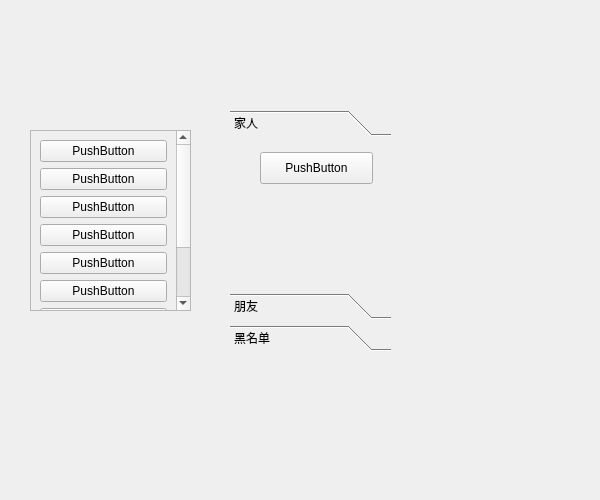
<?xml version="1.0" encoding="UTF-8"?>
<ui version="4.0">
 <class>Widget</class>
 <widget class="QWidget" name="Widget">
  <property name="geometry">
   <rect>
    <x>0</x>
    <y>0</y>
    <width>600</width>
    <height>500</height>
   </rect>
  </property>
  <property name="windowTitle">
   <string>Widget</string>
  </property>
  <widget class="QScrollArea" name="scrollArea">
   <property name="geometry">
    <rect>
     <x>30</x>
     <y>130</y>
     <width>161</width>
     <height>181</height>
    </rect>
   </property>
   <property name="widgetResizable">
    <bool>true</bool>
   </property>
   <widget class="QWidget" name="scrollAreaWidgetContents">
    <property name="geometry">
     <rect>
      <x>0</x>
      <y>0</y>
      <width>159</width>
      <height>316</height>
     </rect>
    </property>
    <layout class="QVBoxLayout" name="verticalLayout">
     <item>
      <widget class="QPushButton" name="pushButton">
       <property name="text">
        <string>PushButton</string>
       </property>
      </widget>
     </item>
     <item>
      <widget class="QPushButton" name="pushButton_9">
       <property name="text">
        <string>PushButton</string>
       </property>
      </widget>
     </item>
     <item>
      <widget class="QPushButton" name="pushButton_8">
       <property name="text">
        <string>PushButton</string>
       </property>
      </widget>
     </item>
     <item>
      <widget class="QPushButton" name="pushButton_7">
       <property name="text">
        <string>PushButton</string>
       </property>
      </widget>
     </item>
     <item>
      <widget class="QPushButton" name="pushButton_6">
       <property name="text">
        <string>PushButton</string>
       </property>
      </widget>
     </item>
     <item>
      <widget class="QPushButton" name="pushButton_5">
       <property name="text">
        <string>PushButton</string>
       </property>
      </widget>
     </item>
     <item>
      <widget class="QPushButton" name="pushButton_4">
       <property name="text">
        <string>PushButton</string>
       </property>
      </widget>
     </item>
     <item>
      <widget class="QPushButton" name="pushButton_3">
       <property name="text">
        <string>PushButton</string>
       </property>
      </widget>
     </item>
     <item>
      <widget class="QPushButton" name="pushButton_2">
       <property name="text">
        <string>PushButton</string>
       </property>
      </widget>
     </item>
    </layout>
   </widget>
  </widget>
  <widget class="QToolBox" name="toolBox">
   <property name="geometry">
    <rect>
     <x>230</x>
     <y>110</y>
     <width>161</width>
     <height>241</height>
    </rect>
   </property>
   <property name="currentIndex">
    <number>0</number>
   </property>
   <widget class="QWidget" name="page">
    <property name="geometry">
     <rect>
      <x>0</x>
      <y>0</y>
      <width>161</width>
      <height>139</height>
     </rect>
    </property>
    <attribute name="label">
     <string>家人</string>
    </attribute>
    <widget class="QPushButton" name="pushButton_10">
     <property name="geometry">
      <rect>
       <x>30</x>
       <y>10</y>
       <width>113</width>
       <height>32</height>
      </rect>
     </property>
     <property name="text">
      <string>PushButton</string>
     </property>
    </widget>
   </widget>
   <widget class="QWidget" name="page_2">
    <property name="geometry">
     <rect>
      <x>0</x>
      <y>0</y>
      <width>161</width>
      <height>139</height>
     </rect>
    </property>
    <attribute name="label">
     <string>朋友</string>
    </attribute>
   </widget>
   <widget class="QWidget" name="page_3">
    <attribute name="label">
     <string>黑名单</string>
    </attribute>
   </widget>
  </widget>
 </widget>
 <resources/>
 <connections/>
</ui>
